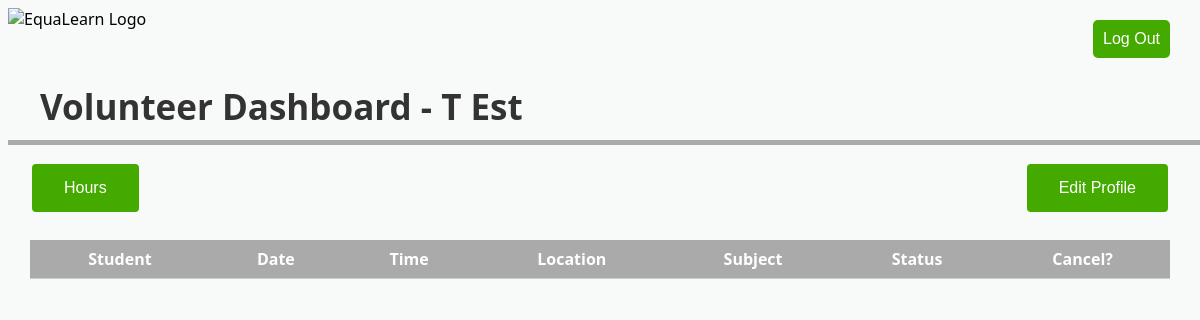
/volunteer_dashboard/1/, run on an earlier commit of the app's database.
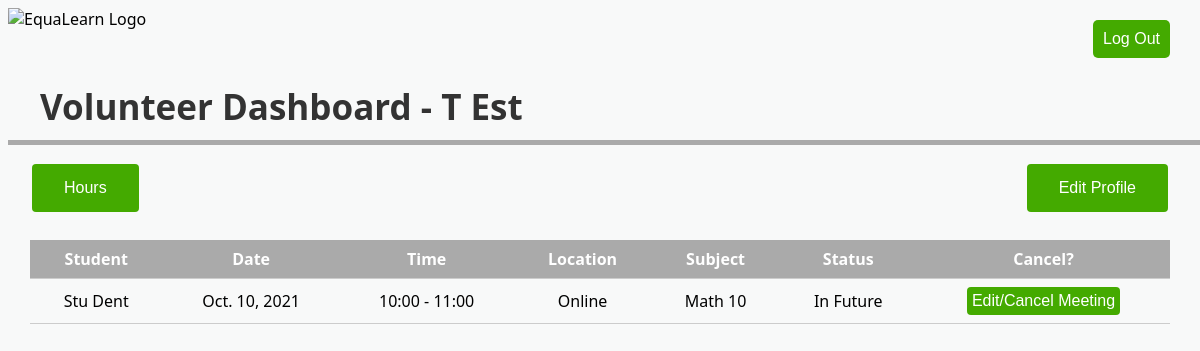
And on a later commit of the database.
### equalearn/models.py (models this page shows, shortened)
class Session(models.Model):
    session_id = models.AutoField(primary_key = True)
    user_id_tutor = models.ForeignKey(Tutor, related_name = 'sessions', on_delete = models.CASCADE)
    user_id_client = models.ForeignKey(Client, related_name = 'sessions', on_delete = models.CASCADE)
    student_name = models.ForeignKey(Student, related_name = 'sessions', on_delete = models.CASCADE)
    subject_id = models.ForeignKey(Subject, related_name = 'sessions', on_delete = models.CASCADE)
    date = models.DateField()
    start_time = models.DateTimeField()
    end_time = models.DateTimeField()
    location = models.CharField(max_length = 50)
    status = models.CharField(max_length = 50)
    def getstudent(self):
        return self.student_name.name
    def getcoursename(self):
        return self.subject_id.course_name
    def getcourselevel(self):
        return self.subject_id.grade_level
    def getstart(self):
        return (datetime.datetime.strftime(self.start_time, "%I:%M"))
    def getend(self):
        return (datetime.datetime.strftime(self.end_time, "%I:%M"))

class Student(models.Model):
    student_id = models.AutoField(primary_key = True)
    user_id_client = models.ForeignKey(Client, related_name = 'students', on_delete = models.CASCADE)
    name = models.CharField(max_length = 50)
    school = models.CharField(max_length = 50)
    class Meta:
        unique_together = (("name", "user_id_client"),)

class Subject(models.Model):
    subject_id = models.AutoField(primary_key = True)
    course_name = models.CharField(max_length = 20)
    grade_level = models.CharField(max_length = 5)
    class Meta:
        unique_together = (("course_name", "grade_level"),)

### equalearn/views.py (the view)
# urls.py: url(r'volunteer_dashboard/(?P<id>\d+)/$', views.volunteer_dashboard, name="volunteer_dashboard"),
def volunteer_dashboard(request, id):
    tutor = Tutor.objects.get(User_ID = id)
    sessions = Session.objects.filter(user_id_tutor = id)
    return render(request, 'volunteerdashboard.html', {'sessions': sessions, 'tutor': tutor})

### templates/volunteerdashboard.html (shortened to what this page needs)
<!DOCTYPE html>
{% load static %}
<html>
<head>
  <link rel="stylesheet" type = "text/css" href="{% static 'equalearndb/dashboardstyle.css' %}">
</head>
<img src = "https://i.imgur.com/Z9fdh0a.png" alt = "EquaLearn Logo" height = "50" style = "float:left">
<h1> Volunteer Dashboard - {{tutor.name}}</h1>
<div class="rectangle"></div>
<a href = "{% url 'volunteer_hours' id=tutor.User_ID%}"><button class = "button1" style = "button;">Hours</button></a>
<button class = "editprofilebutton" style = "button;">Edit Profile</button>
<a href = "{% url 'logout'%}"><button class = "logoutbutton">Log Out</button></a>
    <div class="tableFixHead">
      <table>
        <thead>
   <tr>
    <th>Student</th>
    <th>Date</th>
    <th>Time</th>
    <th>Location</th>
    <th>Subject</th>
    <th>Status</th>
    <th>Cancel?</th>
  </tr>
        </thead>
        <tbody>
          {% for session in sessions %}
            <tr>
              <td>
                {{session.getstudent}}
              </td>
              <td> {{session.date}} </td>
              <td> {{session.getstart}} - {{session.getend}}</td>
              <td> {{session.location}} </td>
              <td> {{session.getcoursename}} {{session.getcourselevel}} </td>
              <td> {{session.status}} </td>
              <td> <a href = "{% url 'edit_session' uid=tutor.User_ID sid=session.session_id %}"><button class = "tablebutton">Edit/Cancel Meeting</button></a> </td>
            </tr>
            {% endfor %}
          </tbody>
        </table>
    </div>
</body>
</html>

What changed in the data, as far as the page shows it:
added Session: getstudent "Stu Dent", date "Oct. 10, 2021", getstart "10:00", getend "11:00", location "Online", getcoursename "Math", getcourselevel "10", status "In Future"
